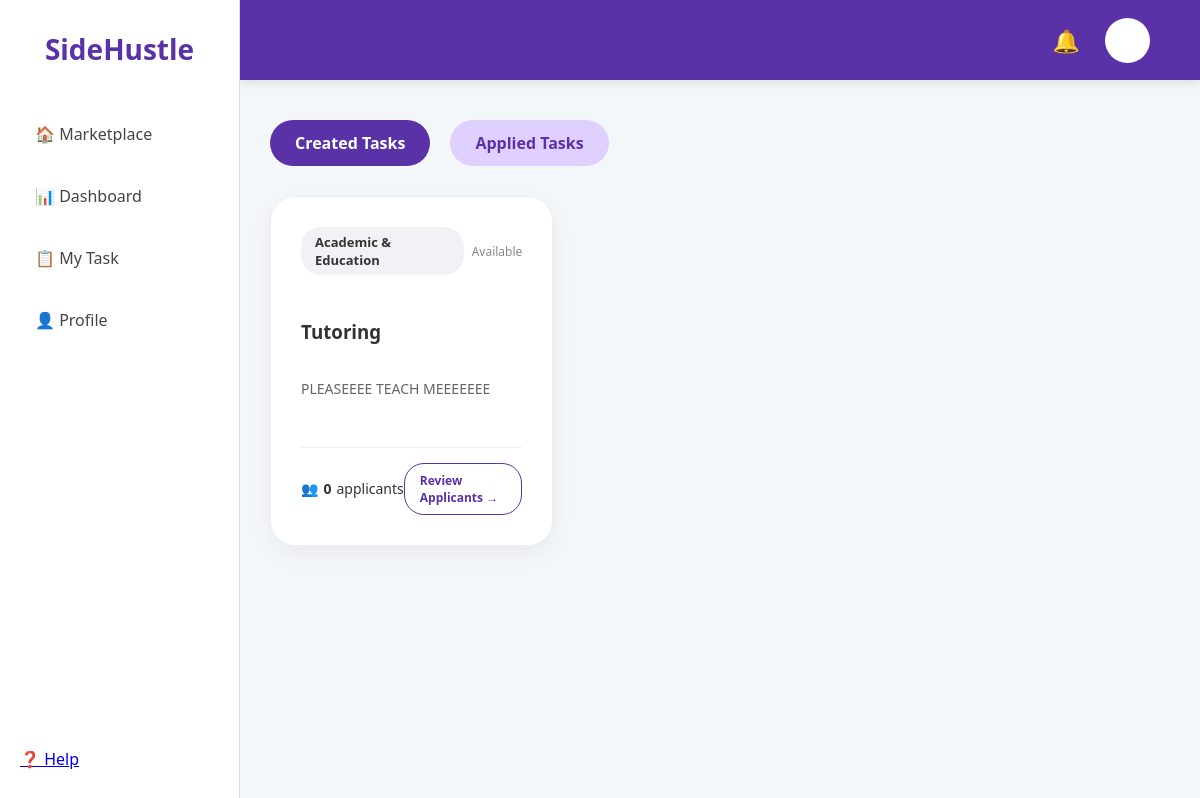
/my_task (signed in), run on an earlier commit of the app's database.
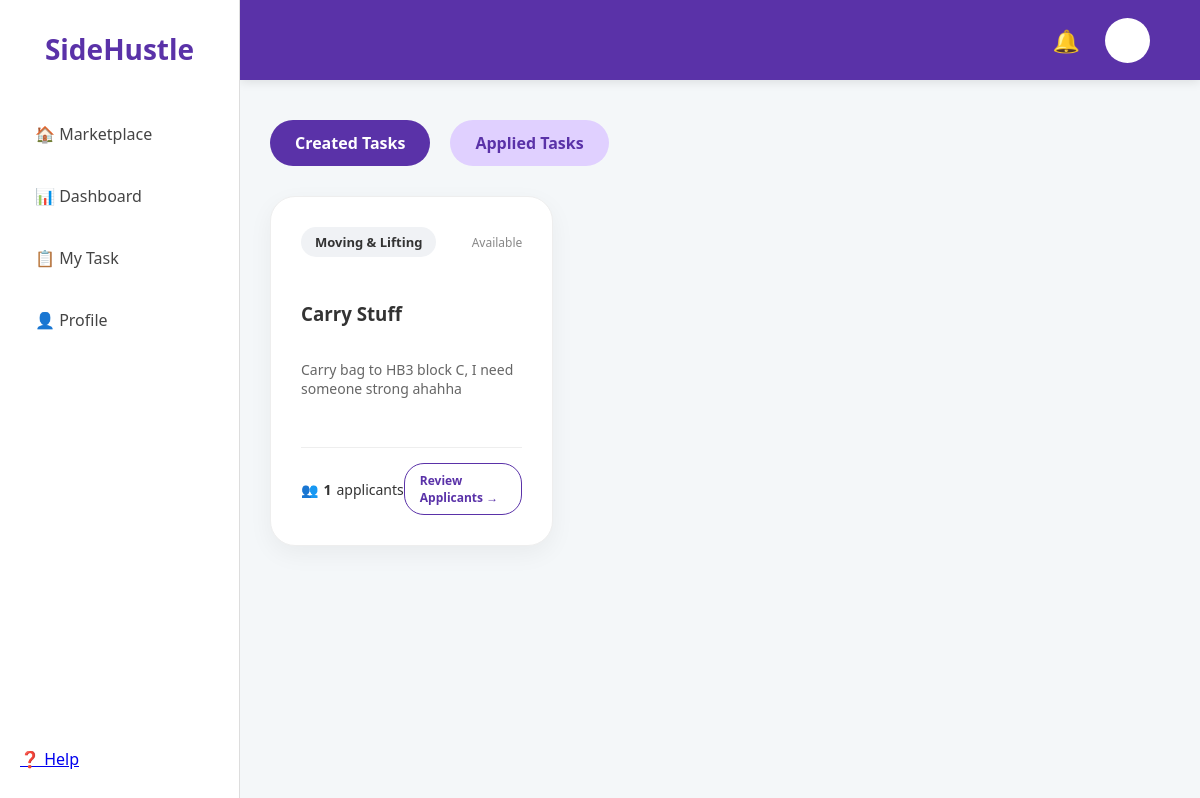
And on a later commit of the database.
### app.py (models this page shows)
class Task(db.Model):
    id = db.Column(db.Integer, primary_key=True)
    title = db.Column(db.String(100), nullable=False)
    price = db.Column(db.Float, nullable=False)
    description = db.Column(db.Text, nullable=False)
    category = db.Column(db.String(50), nullable=False)
    status = db.Column(db.String(20), default='Available')
    user = db.Column(db.String(50), default='Ali')
    rating = db.Column(db.Float, default=4.9)
    urgent = db.Column(db.Boolean, default=False)
    deadline = db.Column(db.String(50))
    capacity = db.Column(db.Integer, default=1)
    tasker = db.Column(db.String(50)) # Stores the username of the person hired
    progress = db.Column(db.Integer, default=0) # Stores 0, 25, 50, 75, or 100
    def get_applicant_count(self):
        return Application.query.filter_by(task_id=self.id).count()

### app.py (the view)
@app.route('/my_task')
def my_task():
    if 'user_id' not in session:
        return redirect(url_for('login'))
    current_user = User.query.get(session['user_id'])
    view = request.args.get('view', 'created')
    created_tasks = Task.query.filter_by(user=current_user.username).all()
    applications = Application.query.filter_by(applicant_username=current_user.username).all()
    applied_tasks = [Task.query.get(app.task_id) for app in applications]
    return render_template('my_task.html',
                           created=created_tasks,
                           applied=applied_tasks,
                           view=view, # Pass 'view' to HTML
                           user=current_user)

### templates/my_task.html (shortened to what this page needs)
<!DOCTYPE html>
<html>
<head>
    <link rel="stylesheet" href="{{ url_for('static', filename='style.css') }}">
</head>
<body>
    <div class="main-layout">
        <div class="sidebar">
            <div class="sidebar-top">
                <h2>SideHustle</h2>
                <div class="sidebar-menu">
                    <a href="{{ url_for('marketplace') }}">🏠 Marketplace</a>
                    <a href="/dashboard">📊 Dashboard</a>
                    <a href="{{ url_for('my_task') }}">📋 My Task</a>
                    <a href="#">👤 Profile</a>
                </div>
            </div>
            <div class="sidebar-bottom">
                <a href="#" class="menu-item">❓ Help</a>
            </div>
        </div>
        <div class="top-nav">
            <div class="nav-icons">
                <span>🔔</span>
                <div class="profile-circle"></div>
            </div>
        </div>
        <div class="content">
            <div class="task-tabs">
                <a href="{{ url_for('my_task', view='created') }}"
                class="tab-btn {% if view == 'created' %}active{% endif %}">Created Tasks</a>
                <a href="{{ url_for('my_task', view='applied') }}"
                class="tab-btn {% if view == 'applied' %}active{% endif %}">Applied Tasks</a>
            </div>
            <div class="task-grid">
                {% if view == 'created' %}
                    {% for task in created %}
                        <div class="card">
                            <div class="card-header">
                                <span class="tag">{{ task.category }}</span>
                                <span class="status-text">{{ task.status }}</span>
                            </div>
                            <h3>{{ task.title }}</h3>
                            <p style="color: #666; font-size: 14px; margin-top: 5px;">
                                {{ task.description }}
                            </p>
                            <div class="card-footer" style="margin-top: 20px; border-top: 1px solid #eee; padding-top: 15px;">
                                <div style="display: flex; align-items: center; gap: 5px;">
                                    <span>👥</span>
                                    <strong>{{ task.get_applicant_count() }}</strong> applicants
                                </div>
                                <a href="{{ url_for('view_applicants', task_id=task.id) }}" class="btn-outline">
                                    Review Applicants →
                                </a>
                            </div>
                        </div>
                    {% endfor %}
                {% endif %}
            </div>
        </div>
    </div>
</body>
</html>

What changed in the data, as far as the page shows it:
removed Task: category "Academic & Education", status "Available", title "Tutoring", description "PLEASEEEE TEACH MEEEEEEE", get_applicant_count "0"
now on this page (row edited): Task: category "Moving & Lifting", status "Available", title "Carry Stuff", description "Carry bag to HB3 block C, I need someone strong ahahha", get_applicant_count "1"
